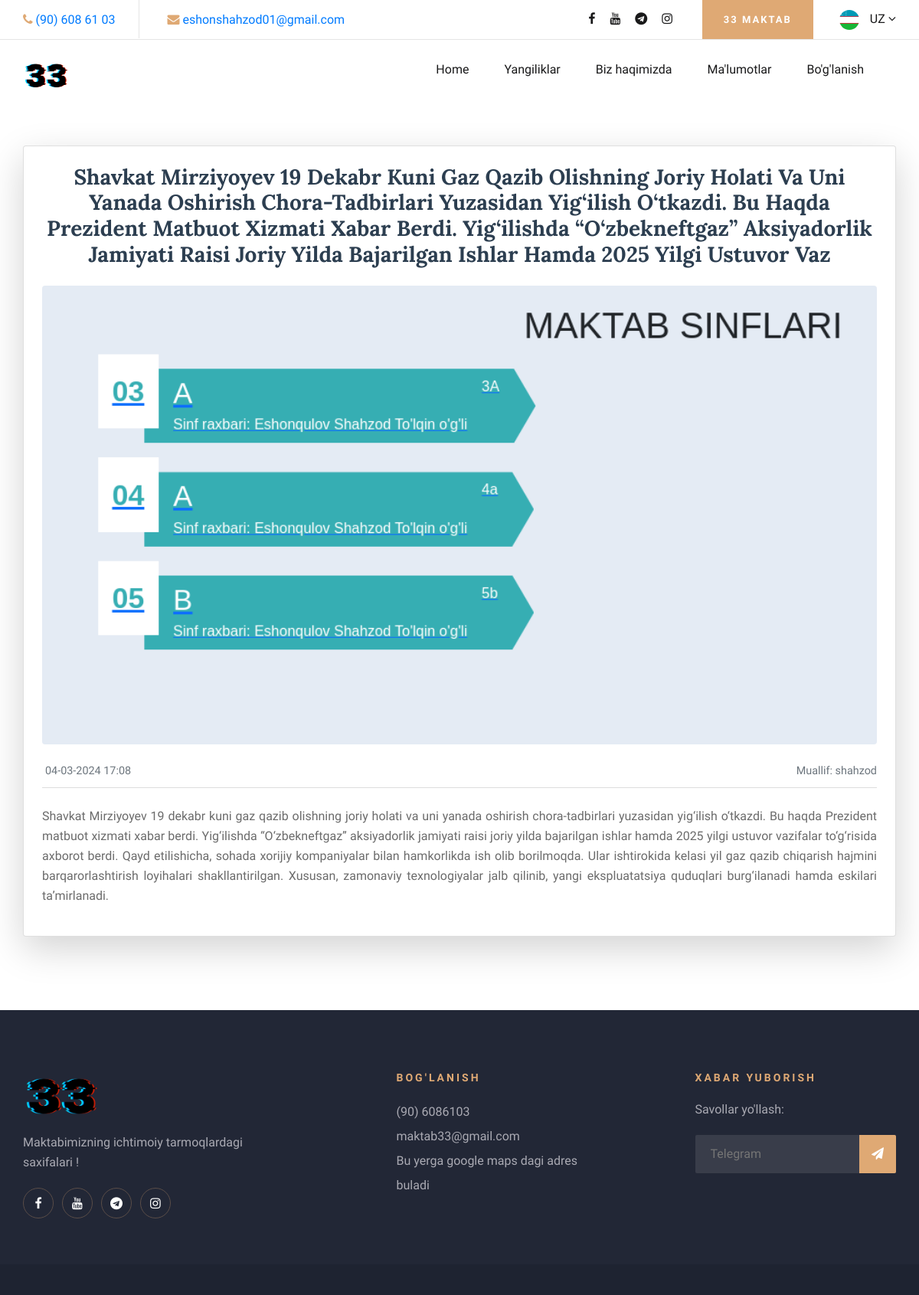
Screenshot of /blog/15/ with the database file from the repository.
### school/models.py (models this page shows)
class HomeBlog(models.Model):
    name = models.CharField(max_length=300)
    short_name = models.CharField(max_length=40)
    photo = models.ImageField(upload_to='images/display/')
    detail = models.TextField()
    data = models.DateTimeField()
    author = models.ForeignKey(
        get_user_model(),
        on_delete=models.CASCADE,
    )

### accounts/models.py (models this page shows)
class CustomUser(AbstractUser):
    phone = models.CharField(max_length=13, default='+998')

### school/views.py (the view)
# urls.py: path('blog/<int:pk>/', HomeBlogDetailView.as_view(), name='homeblog_detail'),
class HomeBlogDetailView(DetailView):
    model = HomeBlog
    template_name = 'homeblog_detail.html'
    context_object_name = 'blog'
    def get_object(self, queryset=None):
        return get_object_or_404(HomeBlog, pk=self.kwargs.get('pk'))

### templates/homeblog_detail.html (shortened to what this page needs)
{% extends 'base.html' %}
{% load static %}
{% block content %}
  <link rel="stylesheet" href="{% static 'css/homeblog_detail.css' %}">
<div class="container my-5">
    <div class="blog-detail card shadow-lg p-4">
        <h2 class="blog-title text-center mb-4">{{ blog.name }}</h2>
        <img src="{{ blog.photo.url }}" alt="{{ blog.name }}" class="img-fluid rounded mb-4">
        <div class="blog-meta text-muted d-flex justify-content-between align-items-center mb-4">
            <span>{{ blog.data|date:"d-m-Y H:i" }}</span>
            <span>Muallif: {{ blog.author }}</span>
        </div>
        <div class="blog-content">
            <p class="text-justify">{{ blog.detail }}</p>
        </div>
    </div>
</div>
{% endblock %}

### static/css/style.css (style rules this page uses)
html, body { height: 100%; font-family: "Cabin", sans-serif; -webkit-font-smoothing: antialiased; font-smoothing: antialiased; }
h1, h2, h3, h4, h5, h6 { margin: 0; color: #111111; font-weight: 400; font-family: "Lora", serif; }
h2 { font-size: 36px; }
p { font-size: 16px; font-family: "Cabin", sans-serif; color: #6b6b6b; font-weight: 400; line-height: 26px; margin: 0 0 15px 0; }
img { max-width: 100%; }
@media only screen and (min-width: 1200px) { .container { max-width: 1170px; } }

### static/css/homeblog_detail.css (style rules this page uses)
.blog-title { font-size: 1.75rem; font-weight: bold; color: #2c3e50; text-transform: capitalize; }
.blog-meta { font-size: 0.9rem; border-bottom: 1px solid #ddd; padding-bottom: 10px; }
.blog-content { font-size: 1.1rem; line-height: 1.7; color: #495057; text-align: justify; }
.img-fluid { height: 100%; width: 100%; object-fit: cover; border-radius: 8px; }

### rows the page displays
HomeBlog: name "Shavkat Mirziyoyev 19 Dekabr Kuni Gaz Qazib Olishning Joriy Holati Va Uni Yanada Oshirish Chora-Tadbirlari Yuzasidan Yig‘ilish O‘tkazdi. Bu Haqda Prezident Matbuot Xizmati Xabar Berdi. Yig‘ilishda “O‘zbekneftgaz” Aksiyadorlik Jamiyati Raisi Joriy Yilda Bajarilgan Ishlar Hamda 2025 Yilgi Ustuvor Vaz", photo (picture), data "04-03-2024 17:08", author "shahzod", detail "Shavkat Mirziyoyev 19 dekabr kuni gaz qazib olishning joriy holati va uni yanada oshirish chora-tadbirlari yuzasidan yig‘ilish o‘tkazdi. Bu haqda Prezident matbuot xizmati xabar berdi. Yig‘ilishda “O‘zbekneftgaz” aksiyadorlik jamiyati raisi joriy yilda bajarilgan ishlar hamda 2025 yilgi ustuvor vazifalar to‘g‘risida axborot berdi. Qayd etilishicha, sohada xorijiy kompaniyalar bilan hamkorlikda ish olib borilmoqda. Ular ishtirokida kelasi yil gaz qazib chiqarish hajmini barqarorlashtirish loyihalari shakllantirilgan. Xususan, zamonaviy texnologiyalar jalb qilinib, yangi ekspluatatsiya quduqlari burg‘ilanadi hamda eskilari ta’mirlanadi."
